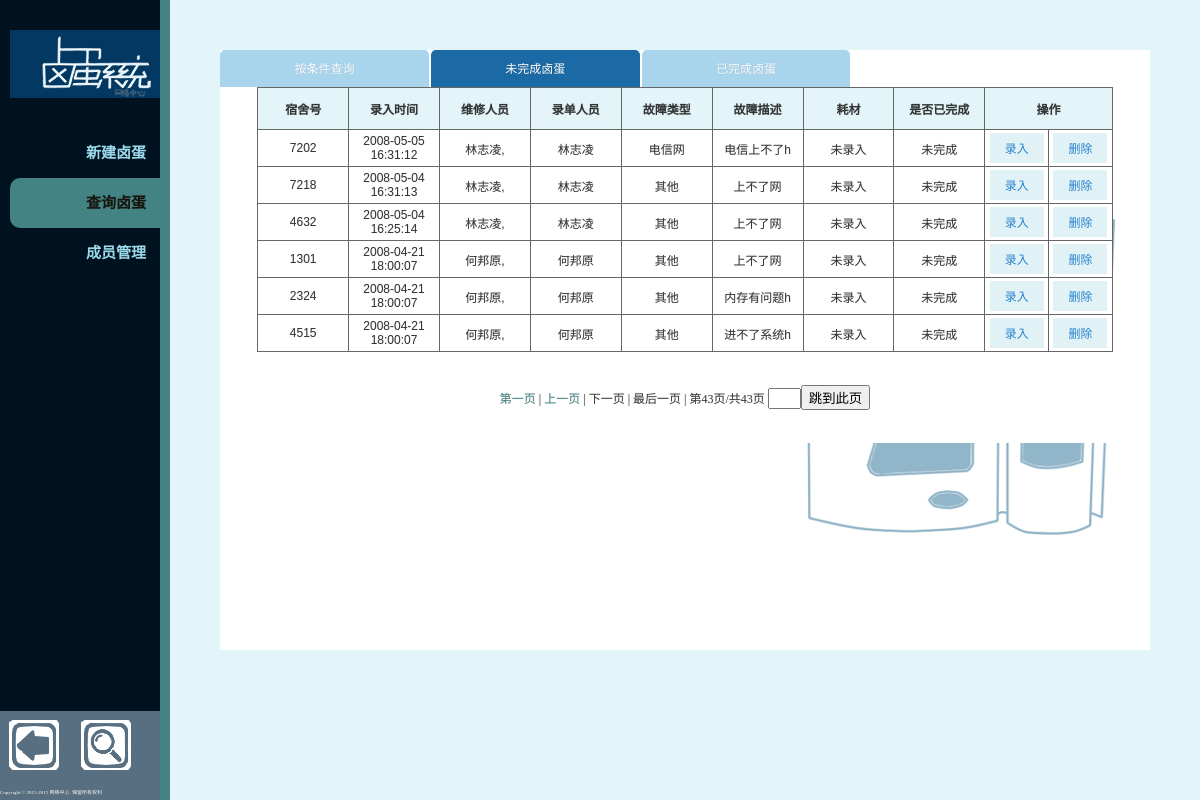
Screenshot of /searchUnFinishPage.php?page=43 (signed in) with the database file from the repository.
### tables this page shows
CREATE TABLE `mark` (
  `id` int(11) NOT NULL AUTO_INCREMENT,
  `room` char(10) NOT NULL,
  `mendTime` varchar(27) NOT NULL,
  `mender` varchar(50) NOT NULL,
  `marker` varchar(50) NOT NULL,
  `type` int(10) NOT NULL,
  `reportText` text,
  `mendText` text,
  `cost` varchar(150) DEFAULT NULL,
  `isFinish` int(10) DEFAULT NULL,
  UNIQUE KEY `id` (`id`)
);

### connect.php (called while the page is built, shortened)
<?php
		$table_mark = "mark";
?>

### searchUnFinish.php (the view, shortened to what this page needs)
<?php
	function searchUnFinish()
	{
		require "connect.php";
		$sql = "select * from $table_mark where isFinish = 0";
		$result = $mysqli->query($sql);
		$nums = $result->num_rows;
		echo "<table width=\"100%\" cellpadding=\"1\" align=\"center\" bgcolor=\"#FFFFFF\" class=\"gridtable\">";
		echo "<tr>";
		echo "<th>宿舍号</th><th>录入时间</th><th>维修人员</th><th>录单人员</th><th>故障类型</th><th>故障描述</th>";
		echo "<th>耗材</th><th>是否已完成</th>";
		echo "<th colspan=\"2\">操作</th>";
		echo "</tr>";
		if( 0 == $nums )
		{
			echo "<tr>";
			echo "<td colspan=\"10\">";
			echo "<center><h4>暂无记录</h4></center>";
			echo "</td>";
			echo "</tr>";
			echo "</table>";
		}
		else
		{
			$count = 20;
			$p_count = ceil($nums/$count);
			if ($_GET['page'] == 0 && !$_GET['page'])
			{
				$page = 1;
			}
			elseif($_GET['page'] < 0)
			{
				$page = 1;
			}
			elseif($_GET['page'] > $p_count)
			{
				$page = $p_count;
			}
			else
			{
				$page = $_GET['page'];
			}
			$sql = 	"select * from $table_mark where  isFinish = 0
			ORDER BY mendtime DESC limit ".($page-1)*20 .", $count
			";
			$result = $mysqli->query($sql);
			while($row = $result->fetch_assoc())
			{
				$room =$row["room"];
				$mendTime =$row["mendTime"];
				$mendTime = substr($mendTime, 0, 19);
				$mender =$row["mender"];
				$marker =$row["marker"];
				$type =$row["type"];
				$reportText =$row["reportText"];
				$cost =$row["cost"];
				echo "<tr>";
				echo "<td>".$room."</td>";
				echo "<td>".$mendTime."</td>";
				echo "<td>".$mender."</td>";
				echo "<td>".$marker."</td>";
				switch ($type) {
					case 1:
						echo "<td>电信网</td>";
						break;
					case 2:
						echo "<td>其他</td>";
						break;
				}
				echo "<td>".$reportText."</td>";
				echo "<td>".$cost."</td>";
				echo "<td>未完成</td>";
				echo "<form method=\"post\" action=\"updateRecord.php\">";
				echo "<td><input class=\"button button-primary button-small\" type=\"submit\" value=\"录入\"></td>";
				echo "</form>";
				echo "<td><input class=\"button button-primary button-small\" type=\"button\" value=\"删除\"></td>";
				echo "</tr>";
			}
			echo "</table>";
			echo "<table width=\"100%\" cellpadding=\"1\" align=\"center\" bgcolor=\"#FFFFFF\" class=\"pageturn\">";
			echo "<tr><td><center>";
			$prev_page = $page-1;
			$next_page = $page+1;
			if($page <= 1 )
			{
				echo "第一页  | ";
			}
			else
			{
				echo "<a href='$PATH_INFO?page=1'>第一页  </a>| ";
			}
			if($prev_page < 1 )
			{
				echo "上一页  | ";
			}
			else
			{
				echo "<a href='$PATH_INFO?page=$prev_page'>上一页  </a>| ";
			}
			if( $next_page > $p_count )
			{
				echo "下一页  | ";
			}
			else
			{
				echo "<a href='$PATH_INFO?page=$next_page'>下一页  </a>| ";
			}
			if( $page >= $p_count )
			{
				echo "最后一页  | ";
			}
			else
			{
				echo "<a href='$PATH_INFO?page=$p_count'>最后一页  </a>| ";
			}
			echo "第".$page."页/共".$p_count."页 ";
			echo "<form action=\"$PATH_INFO\" method=\"GET\" id=\"pageLink\">";
			echo "<input type=\"text\" name=\"page\"/ size=\"1\">";
			echo "<input type=\"submit\" value=\"跳到此页\">";
			echo "</form>";
			echo "</center>";
			echo "</td>";
			echo "</tr>";
			echo "</table>";
		}
	}
?>

### css/style.css (style rules this page uses)
body { font-family: Microsoft Yahei,"微软雅黑","Hiragino Sans GB","Hiragino Sans GB W3","STHeiti","Heiti SC",'WenQuanYi Micro Hei',"宋体"; font-size: 14px; font-size: .14rem; color: #3a3a38; margin: 0; padding: 0; background: #e3f5f9; }
html { font-size: 100px; text-shadow: rgba(50, 50, 50, 0.2) 0 0 1px; }
* { image-rendering: -moz-crisp-edges; image-rendering: -o-crisp-edges; image-rendering: -webkit-optimize-contrast; image-rendering: optimize-contrast; -ms-interpolation-mode: nearest-neighbor; -webkit-box-sizing: border-box; -moz-box-sizing: border-box; box-sizing: border-box; text-rendering: optimizeLegibility; }
a:link, a:visited { color: #dd230a; text-decoration: none; }
a, a:hover { outline: none; }
@media (max-width: 1366px) { #record table.gridtable { font-family: verdana,arial,sans-serif; font-size:12px; color:#333333; border-width: 2px; border-color: #666666; border-collapse: collapse; } }
@media (max-width: 1366px) { #record table.gridtable th { border-width: 1px; padding: 12px; border-style: solid; border-color: #666666; background-color: #e3f5f9; width: 10%; } }
@media (max-width: 1366px) { #record table.gridtable td { border-width: 1px; padding: 3px; border-style: solid; border-color: #666666; background-color: #ffffff; text-align: center; } }
@media (max-width: 1366px) { #record table.pageturn { padding: 30px; font-size: 12px; } }
@media (max-width: 1366px) { #record table a { color: #438383; } }
@media (max-width: 1366px) { #pageLink { display: inline; } }

### rows the page displays
mark: room "7202", mendTime "2008-05-05 16:31:12", mender "林志凌,", marker "林志凌", type "电信网", reportText "电信上不了h", cost "未录入"
mark: room "7218", mendTime "2008-05-04 16:31:13", mender "林志凌,", marker "林志凌", type "其他", reportText "上不了网", cost "未录入"
mark: room "4632", mendTime "2008-05-04 16:25:14", mender "林志凌,", marker "林志凌", type "其他", reportText "上不了网", cost "未录入"
mark: room "1301", mendTime "2008-04-21 18:00:07", mender "何邦原,", marker "何邦原", type "其他", reportText "上不了网", cost "未录入"
mark: room "2324", mendTime "2008-04-21 18:00:07", mender "何邦原,", marker "何邦原", type "其他", reportText "内存有问题h", cost "未录入"
mark: room "4515", mendTime "2008-04-21 18:00:07", mender "何邦原,", marker "何邦原", type "其他", reportText "进不了系统h", cost "未录入"

### other values shown
$page "43"
$p_count "43"
